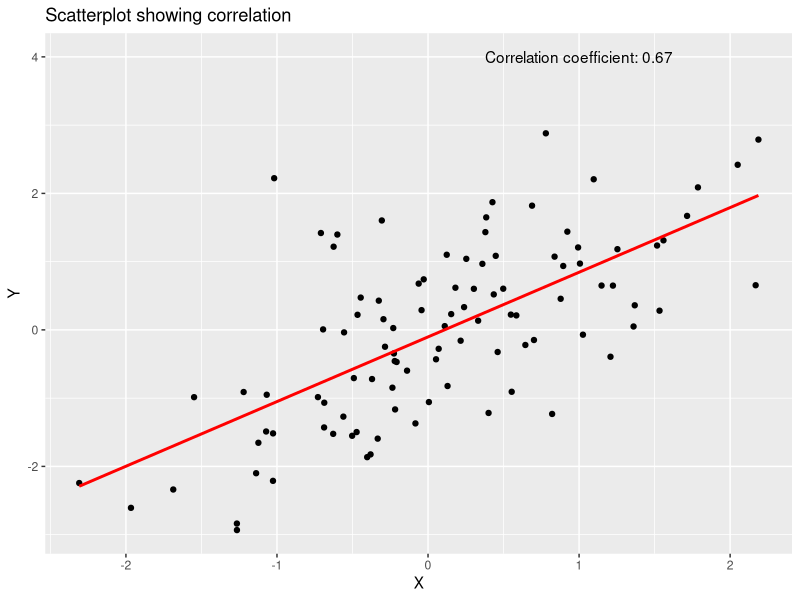
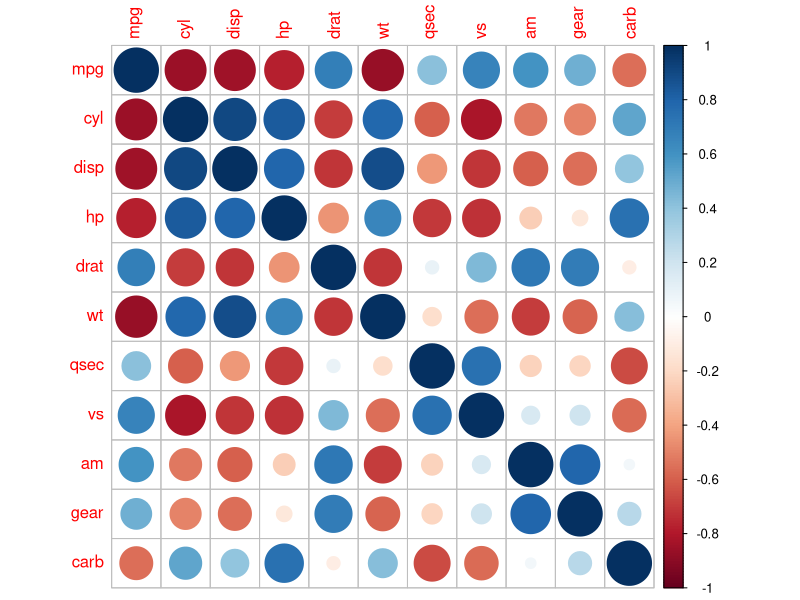
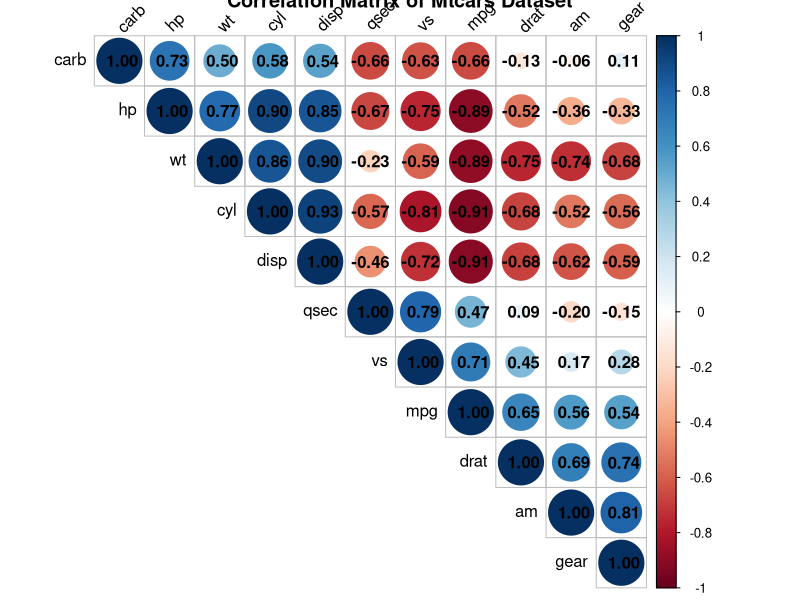
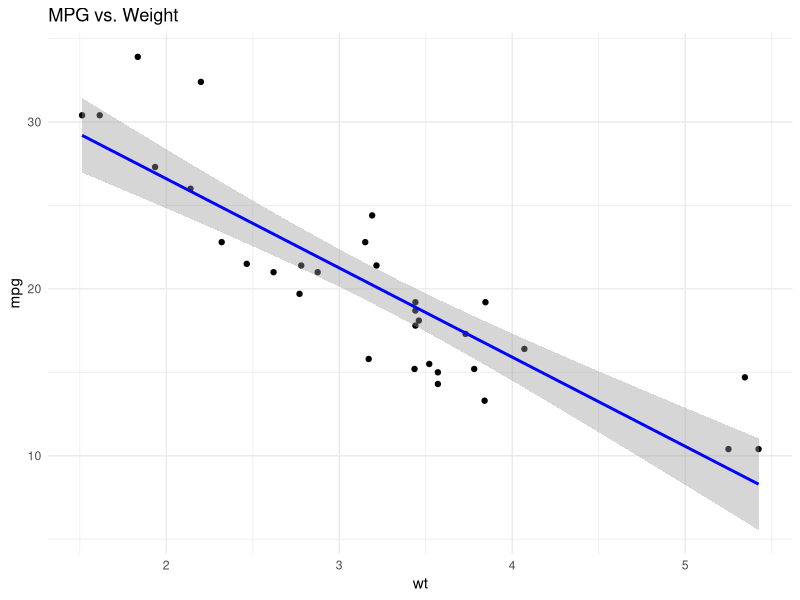
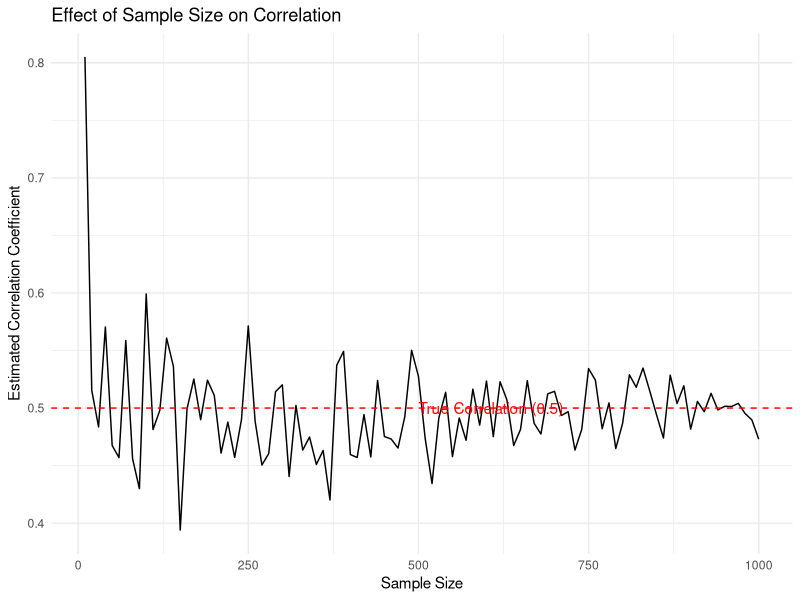
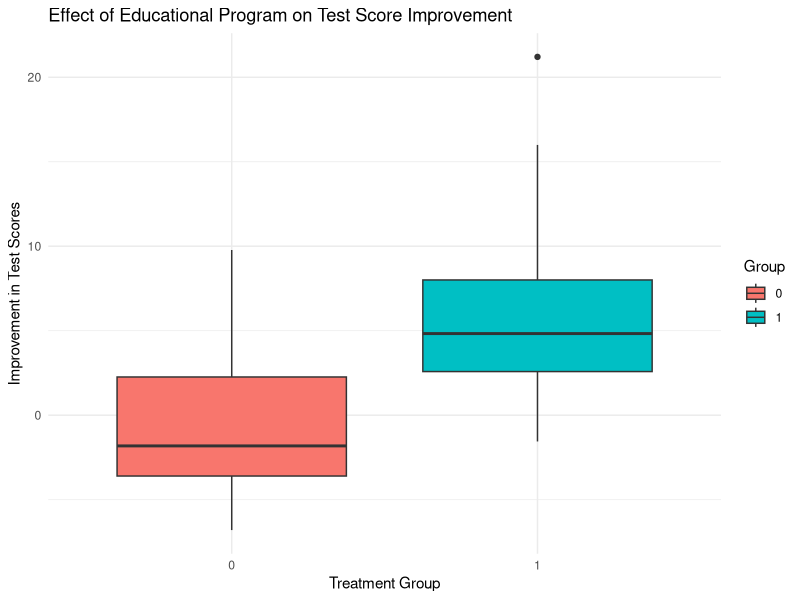

Reproduce these figures in R, in order.
## ---- chunk 1
if (!requireNamespace("ggplot2", quietly = TRUE)) install.packages("ggplot2")
if (!requireNamespace("corrplot", quietly = TRUE)) install.packages("corrplot")

# Load packages
library(ggplot2)
library(corrplot)
## ---- chunk 2
# Generate data with correlation
set.seed(123)
n <- 100
x <- rnorm(n)
y <- x + rnorm(n)

correlation_coeff <- cor(x, y)

# ggplot
library(ggplot2)
df <- data.frame(x = x, y = y)
ggplot(df, aes(x, y)) +
  geom_point() +
  geom_smooth(method = "lm", se = FALSE, color = "red") +
  labs(title = "Scatterplot showing correlation", x = "X", y = "Y") +
  annotate("text", x = 1, y = 4, label = paste("Correlation coefficient:", round(correlation_coeff, 2)))

## ---- chunk 3
data("mtcars")
head(mtcars)
## ---- chunk 4
cor_matrix <- cor(mtcars)
corrplot(cor_matrix, method = "circle")
## ---- chunk 5
cor_matrix <- cor(mtcars, method="spearman")
corrplot(cor_matrix, method = "circle", type = "upper", order = "hclust",
         addCoef.col = "black",
         tl.col = "black", tl.srt = 45,
         title = "Correlation Matrix of Mtcars Dataset")

## ---- chunk 6

# Scatter plot of mpg vs. wt
ggplot(mtcars, aes(x = wt, y = mpg)) +
  geom_point() +
  geom_smooth(method = "lm", color = "blue") +
  ggtitle("MPG vs. Weight") +
  theme_minimal()
## ---- chunk 7
# Simulate data and calculate correlation
simulate_correlation <- function(n, rho = 0.5) {
  x <- rnorm(n)
  y <- rho * x + sqrt(1 - rho^2) * rnorm(n)
  cor(x, y)
}

# Different sample sizes
sample_sizes <- seq(10, 1000, by = 10)

# Calculate correlation for each sample size
set.seed(123)
correlations <- sapply(sample_sizes, simulate_correlation)

# Create a dataframe
data_for_plot <- data.frame(sample_size = sample_sizes, correlation = correlations)

# Plotting
ggplot(data_for_plot, aes(x = sample_size, y = correlation)) +
  geom_line() +
  geom_hline(yintercept = 0.5, linetype = "dashed", color = "red") +
  labs(title = "Effect of Sample Size on Correlation",
       x = "Sample Size",
       y = "Estimated Correlation Coefficient") +
  theme_minimal() +
  annotate("text", x = 500, y = 0.5, label = "True Correlation (0.5)", hjust = 0, color = "red")


## ---- chunk 8
library(dplyr)
## ---- chunk 9
set.seed(123)
n <- 100
edu_data <- data.frame(
  treatment = sample(c(0, 1), size = n, replace = TRUE, prob = c(0.5, 0.5)),
  pre_test = rnorm(n, mean = 75, sd = 10),
  post_test = NA
)

# Assuming the treatment has a positive effect
edu_data$post_test[edu_data$treatment == 1] <- edu_data$pre_test[edu_data$treatment == 1] + rnorm(sum(edu_data$treatment == 1), mean = 5, sd = 5)
edu_data$post_test[edu_data$treatment == 0] <- edu_data$pre_test[edu_data$treatment == 0] + rnorm(sum(edu_data$treatment == 0), mean = 0, sd = 5)

head(edu_data)


## ---- chunk 10
# Calculate average improvement by group
avg_improvement <- edu_data %>%
  mutate(improvement = post_test - pre_test) %>%
  group_by(treatment) %>%
  summarize(mean_improvement = mean(improvement))

print(avg_improvement)

## ---- chunk 11
ggplot(edu_data, aes(x = factor(treatment), y = post_test - pre_test, fill = factor(treatment))) +
  geom_boxplot() +
  labs(x = "Treatment Group", y = "Improvement in Test Scores", fill = "Group") +
  theme_minimal() +
  ggtitle("Effect of Educational Program on Test Score Improvement")
## ---- chunk 12
t.test(post_test ~ treatment, data = edu_data)
